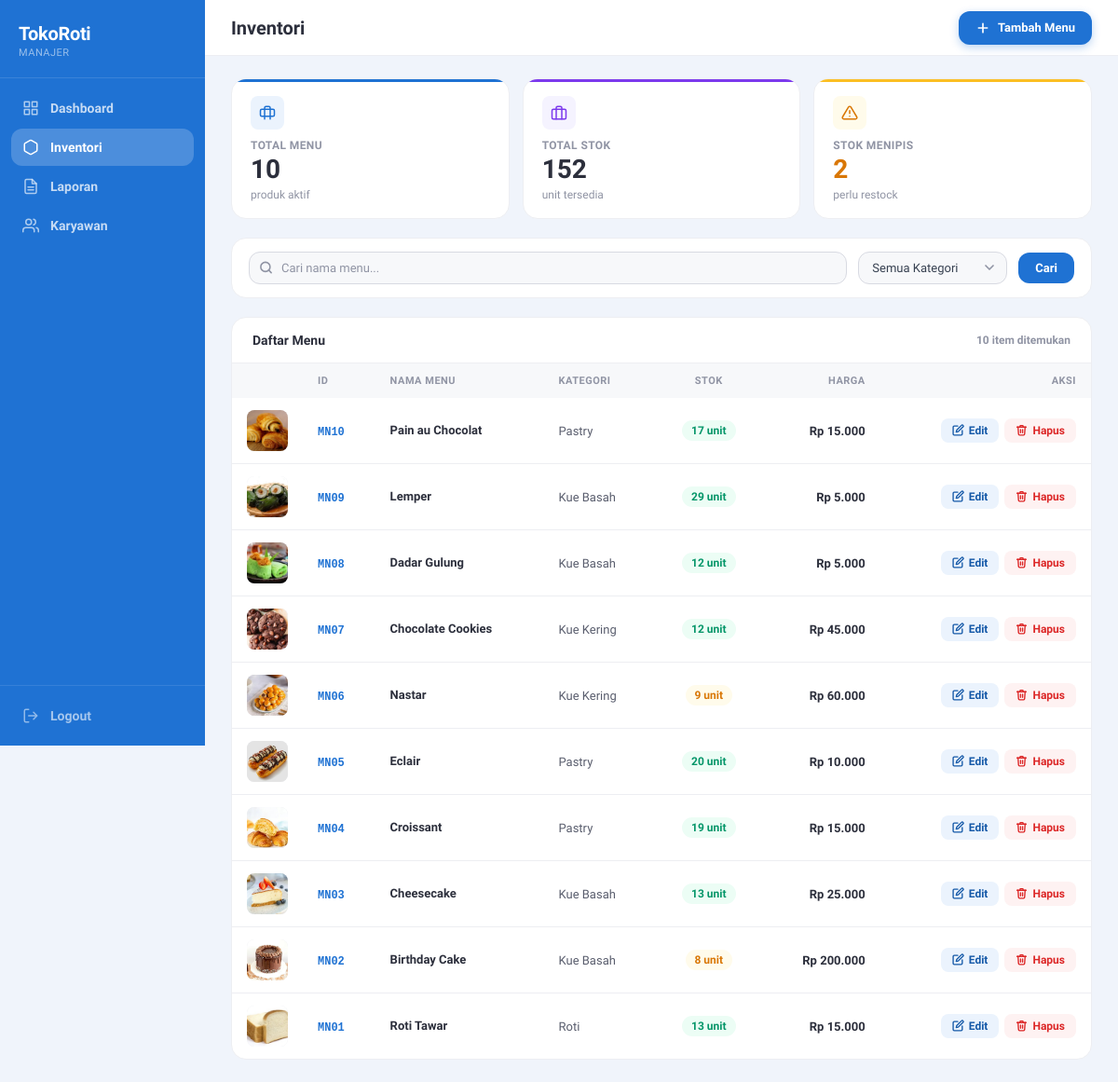
Page /public/inventori.php (signed in) on the earlier database version.
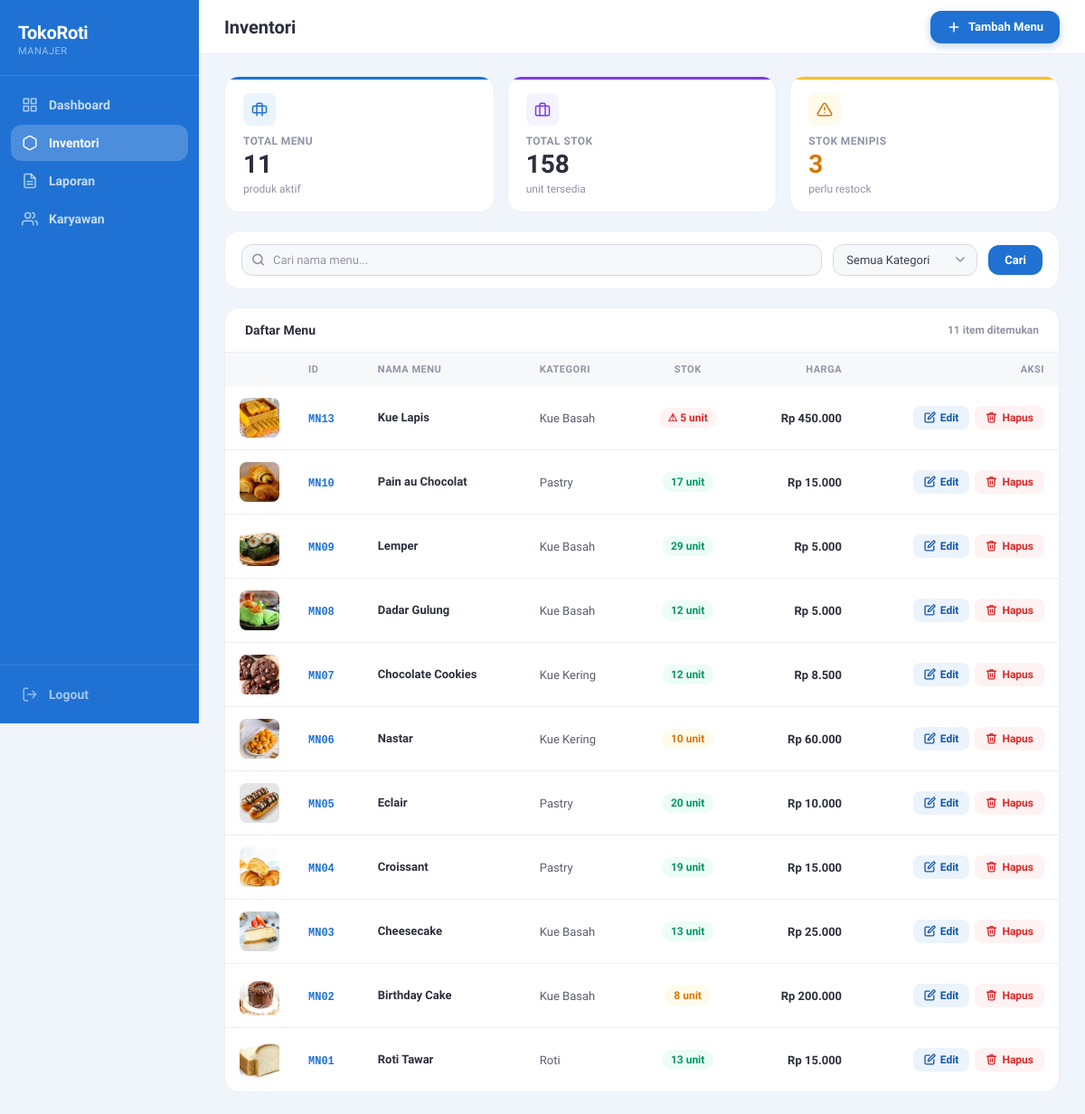
Same page on the later database version.
### tables this page shows
CREATE TABLE `menu` (
  `id_menu` varchar(10) NOT NULL,
  `nama_menu` varchar(50) NOT NULL,
  `stok` int NOT NULL,
  `harga` int NOT NULL,
  `gambar` varchar(255) DEFAULT NULL,
  `id_kategori` varchar(10) NOT NULL,
  `is_deleted` tinyint(1) DEFAULT '0'
);

CREATE TABLE `kategori` (
  `id_kategori` varchar(10) NOT NULL,
  `nama_kategori` varchar(50) NOT NULL,
  `icon_kategori` varchar(50) DEFAULT NULL
);

### public/inventori.php (the view, shortened to what the changed rows need)
<?php
require_once '../config/database.php';
$query = "SELECT m.*, k.nama_kategori
          FROM menu m
          JOIN kategori k ON m.id_kategori = k.id_kategori
          WHERE m.is_deleted = 0
          ORDER BY m.id_menu DESC";
$stmt = $conn->prepare($query);
$stmt->execute();
$menus = $stmt->fetchAll(PDO::FETCH_ASSOC);
$totalMenu  = count($menus);
$totalStok  = array_sum(array_column($menus, 'stok'));
$stokMenipis = count(array_filter($menus, fn($m) => $m['stok'] <= 10));
$filterKat  = $_GET['kategori'] ?? '';
$filterCari = trim($_GET['cari'] ?? '');
?>
<!DOCTYPE html>
<html lang="id">
<head>
</head>
<body>
<div class="main">
    <div class="content">
        <div class="stats-grid">
            <div class="stat-card blue">
                <div class="stat-icon">
                    <svg viewBox="0 0 24 24" fill="none" stroke="currentColor" stroke-width="2" stroke-linecap="round" stroke-linejoin="round"><path d="M20 7H4a2 2 0 00-2 2v6a2 2 0 002 2h16a2 2 0 002-2V9a2 2 0 00-2-2z"/><path d="M16 21V5a2 2 0 00-2-2h-4a2 2 0 00-2 2v16"/></svg>
                </div>
                <div class="stat-label">Total Menu</div>
                <div class="stat-val"><?= $totalMenu ?></div>
                <div class="stat-sub">produk aktif</div>
            </div>
            <div class="stat-card purple">
                <div class="stat-icon">
                    <svg viewBox="0 0 24 24" fill="none" stroke="currentColor" stroke-width="2" stroke-linecap="round" stroke-linejoin="round"><rect x="2" y="7" width="20" height="14" rx="2"/><path d="M16 21V5a2 2 0 00-2-2h-4a2 2 0 00-2 2v16"/></svg>
                </div>
                <div class="stat-label">Total Stok</div>
                <div class="stat-val"><?= number_format($totalStok, 0, ',', '.') ?></div>
                <div class="stat-sub">unit tersedia</div>
            </div>
            <div class="stat-card amber">
                <div class="stat-icon">
                    <svg viewBox="0 0 24 24" fill="none" stroke="currentColor" stroke-width="2" stroke-linecap="round" stroke-linejoin="round"><path d="M10.29 3.86L1.82 18a2 2 0 001.71 3h16.94a2 2 0 001.71-3L13.71 3.86a2 2 0 00-3.42 0z"/><line x1="12" y1="9" x2="12" y2="13"/><line x1="12" y1="17" x2="12.01" y2="17"/></svg>
                </div>
                <div class="stat-label">Stok Menipis</div>
                <div class="stat-val"><?= $stokMenipis ?></div>
                <div class="stat-sub"><?= $stokMenipis > 0 ? 'perlu restock' : 'semua aman' ?></div>
            </div>
        </div>
        <?php
        $menuFiltered = array_filter($menus, function($m) use ($filterKat, $filterCari) {
            $matchKat  = !$filterKat  || $m['id_kategori'] == $filterKat;
            $matchCari = !$filterCari || stripos($m['nama_menu'], $filterCari) !== false;
            return $matchKat && $matchCari;
        });
        ?>
        <div class="table-card">
            <div class="table-card-header">
                <div class="table-card-title">Daftar Menu</div>
                <div class="table-count"><?= count($menuFiltered) ?> item ditemukan</div>
            </div>
            <table class="inv-table">
                <thead>
                    <tr>
                        <th style="width:52px;"></th>
                        <th>ID</th>
                        <th>Nama Menu</th>
                        <th>Kategori</th>
                        <th class="center">Stok</th>
                        <th class="right">Harga</th>
                        <th class="right">Aksi</th>
                    </tr>
                </thead>
                <tbody>
                    <?php if (empty($menuFiltered)): ?>
                    <tr>
                        <td colspan="7">
                            <div class="empty-state">
                                <svg viewBox="0 0 24 24" fill="none" stroke="currentColor" stroke-width="1.5" stroke-linecap="round" stroke-linejoin="round"><circle cx="11" cy="11" r="8"/><path d="m21 21-4.35-4.35"/></svg>
                                Tidak ada menu yang sesuai filter.
                            </div>
                        </td>
                    </tr>
                    <?php else: ?>
                    <?php foreach ($menuFiltered as $m):
                        $stokClass = $m['stok'] <= 5 ? 'stok-danger' : ($m['stok'] <= 10 ? 'stok-low' : 'stok-aman');
                        $stokLabel = $m['stok'] <= 5 ? '⚠ ' . $m['stok'] . ' unit' : $m['stok'] . ' unit';
                    ?>
                    <tr>
                        <td>
                            <?php if (!empty($m['gambar'])): ?>
                            <img src="assets/<?= htmlspecialchars($m['gambar']) ?>" class="menu-img" alt="<?= htmlspecialchars($m['nama_menu']) ?>">
                            <?php else: ?>
                            <div class="menu-img-placeholder">🍞</div>
                            <?php endif; ?>
                        </td>
                        <td><span class="menu-id"><?= htmlspecialchars($m['id_menu']) ?></span></td>
                        <td>
                            <div class="menu-nama"><?= htmlspecialchars($m['nama_menu']) ?></div>
                        </td>
                        <td><span style="font-size:13px; color:var(--gray-600);"><?= htmlspecialchars($m['nama_kategori']) ?></span></td>
                        <td class="center">
                            <span class="stok-badge <?= $stokClass ?>"><?= $stokLabel ?></span>
                        </td>
                        <td class="right">
                            <span class="menu-harga">Rp <?= number_format($m['harga'], 0, ',', '.') ?></span>
                        </td>
                        <td class="right">
                            <div class="aksi-wrap">
                                <a href="edit.php?id=<?= $m['id_menu'] ?>" class="btn-edit">
                                    <svg viewBox="0 0 24 24" fill="none" stroke="currentColor" stroke-width="2.5" stroke-linecap="round" stroke-linejoin="round"><path d="M11 4H4a2 2 0 00-2 2v14a2 2 0 002 2h14a2 2 0 002-2v-7"/><path d="M18.5 2.5a2.121 2.121 0 013 3L12 15l-4 1 1-4 9.5-9.5z"/></svg>
                                    Edit
                                </a>
                                <a href="hapus.php?id=<?= $m['id_menu'] ?>" class="btn-hapus">
                                    <svg viewBox="0 0 24 24" fill="none" stroke="currentColor" stroke-width="2.5" stroke-linecap="round" stroke-linejoin="round"><polyline points="3 6 5 6 21 6"/><path d="M19 6l-1 14a2 2 0 01-2 2H8a2 2 0 01-2-2L5 6"/><path d="M10 11v6M14 11v6"/><path d="M9 6V4a1 1 0 011-1h4a1 1 0 011 1v2"/></svg>
                                    Hapus
                                </a>
                            </div>
                        </td>
                    </tr>
                    <?php endforeach; ?>
                    <?php endif; ?>
                </tbody>
            </table>
        </div>
    </div>
</div>
</body>
</html>

Differences in the rows shown:
added menu: gambar (picture), id_menu "MN13", nama_menu "Kue Lapis", id_kategori.nama_kategori "Kue Basah", stok "⚠ 5 unit", harga "450.000"
changed menu "Chocolate Cookies": harga "45.000" → "8.500"
changed menu "Nastar": stok "9 unit" → "10 unit"
Other differences:
$totalMenu: "10" → "11"
$totalStok: "152" → "158"
$stokMenipis: "2" → "3"
count($menuFiltered): "10" → "11"
